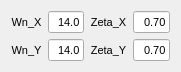
  <widget class="QWidget" name="layoutWidget_6">
   <property name="geometry">
    <rect>
     <x>501</x>
     <y>377</y>
     <width>181</width>
     <height>52</height>
    </rect>
   </property>
   <layout class="QGridLayout" name="gridLayout_9">
    <item row="0" column="0">
     <widget class="QLabel" name="label_162">
      <property name="font">
       <font>
        <pointsize>8</pointsize>
       </font>
      </property>
      <property name="text">
       <string>Wn_X</string>
      </property>
      <property name="alignment">
       <set>Qt::AlignCenter</set>
      </property>
     </widget>
    </item>
    <item row="0" column="2">
     <widget class="QLabel" name="label_163">
      <property name="font">
       <font>
        <pointsize>8</pointsize>
       </font>
      </property>
      <property name="text">
       <string>Zeta_X</string>
      </property>
      <property name="alignment">
       <set>Qt::AlignCenter</set>
      </property>
     </widget>
    </item>
    <item row="1" column="2">
     <widget class="QLabel" name="label_164">
      <property name="font">
       <font>
        <pointsize>8</pointsize>
       </font>
      </property>
      <property name="text">
       <string>Zeta_Y</string>
      </property>
      <property name="alignment">
       <set>Qt::AlignCenter</set>
      </property>
     </widget>
    </item>
    <item row="1" column="3">
     <widget class="QLineEdit" name="CON_COM_LEAD_ZETA_Y">
      <property name="font">
       <font>
        <pointsize>8</pointsize>
       </font>
      </property>
      <property name="text">
       <string>0.70</string>
      </property>
      <property name="alignment">
       <set>Qt::AlignRight|Qt::AlignTrailing|Qt::AlignVCenter</set>
      </property>
     </widget>
    </item>
    <item row="0" column="3">
     <widget class="QLineEdit" name="CON_COM_LEAD_ZETA_X">
      <property name="font">
       <font>
        <pointsize>8</pointsize>
       </font>
      </property>
      <property name="text">
       <string>0.70</string>
      </property>
      <property name="alignment">
       <set>Qt::AlignRight|Qt::AlignTrailing|Qt::AlignVCenter</set>
      </property>
     </widget>
    </item>
    <item row="0" column="1">
     <widget class="QLineEdit" name="CON_COM_LEAD_WN_X">
      <property name="font">
       <font>
        <pointsize>8</pointsize>
       </font>
      </property>
      <property name="text">
       <string>14.0</string>
      </property>
      <property name="alignment">
       <set>Qt::AlignRight|Qt::AlignTrailing|Qt::AlignVCenter</set>
      </property>
     </widget>
    </item>
    <item row="1" column="1">
     <widget class="QLineEdit" name="CON_COM_LEAD_WN_Y">
      <property name="font">
       <font>
        <pointsize>8</pointsize>
       </font>
      </property>
      <property name="text">
       <string>14.0</string>
      </property>
      <property name="alignment">
       <set>Qt::AlignRight|Qt::AlignTrailing|Qt::AlignVCenter</set>
      </property>
     </widget>
    </item>
    <item row="1" column="0">
     <widget class="QLabel" name="label_165">
      <property name="font">
       <font>
        <pointsize>8</pointsize>
       </font>
      </property>
      <property name="text">
       <string>Wn_Y</string>
      </property>
      <property name="alignment">
       <set>Qt::AlignCenter</set>
      </property>
     </widget>
    </item>
   </layout>
  </widget>
